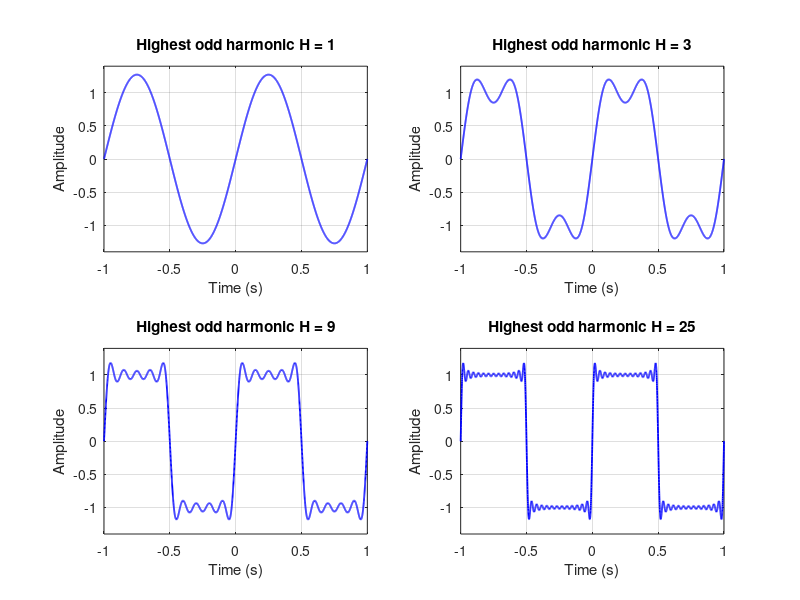

Write the MATLAB code that produced this figure. (Note: this script raises an error after producing the figure.)
% Exercise 1: Build a square wave with odd Fourier harmonics.
% Run this file in MATLAB. It saves the comparison figure beside the script.
clear; close all; clc;

t = linspace(-1, 1, 4000);
harmonicLimits = [1, 3, 9, 25];

outputDir = fileparts(mfilename('fullpath'));
if isempty(outputDir), outputDir = pwd; end

fig = figure('Color', 'w', 'Position', [80 80 1000 650]);
for i = 1:length(harmonicLimits)
    H = harmonicLimits(i);
    x = zeros(size(t));

    for k = 1:2:H
        x = x + (4/pi) * sin(2*pi*k*t) / k;
    end

    subplot(2, 2, i);
    plot(t, x, 'b', 'LineWidth', 1.3);
    grid on;
    xlim([-1 1]);
    ylim([-1.4 1.4]);
    xlabel('Time (s)');
    ylabel('Amplitude');
    title(sprintf('Highest odd harmonic H = %d', H));
end

sgtitle('Square-wave Fourier series: increasing odd harmonics');
saveas(fig, fullfile(outputDir, 'square-wave-comparison.png'));
disp('Exercise 1 completed: square-wave-comparison.png saved.');
